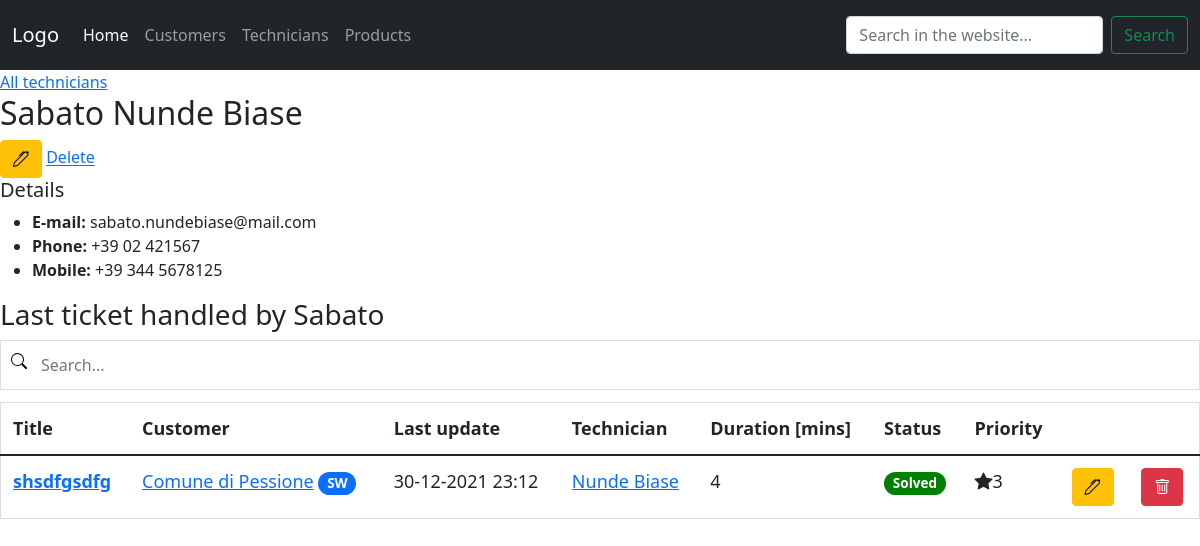
The page /technician/4 on the database its author committed.
### hotline/models.py (models this page shows)
class technician(models.Model):
    first_name = models.CharField(max_length=50)
    last_name = models.CharField(max_length=50)
    office_phone = models.CharField(max_length=15, null=True, blank=True)
    mobile_phone = models.CharField(max_length=15, null=True, blank=True)
    email = models.CharField(max_length=100, null=True, blank=True)
    department_id = ForeignKey('department', on_delete=models.PROTECT)
    def __str__(self):
        return self.last_name

class ticket(models.Model):
    PRIORITY_LEVELS = [
        ('1','low'),
        ('2','medium'),
        ('3','high'),
        ('4','urgent')
    ]
    customer_id = models.ForeignKey('customer', on_delete=models.PROTECT)
    technician_id = models.ForeignKey('technician', on_delete=models.PROTECT)
    products = models.ManyToManyField('product', blank=True)
    title = models.CharField(max_length=255, blank=True)
    updated_at = models.DateTimeField(auto_now=True)
    notes = models.TextField(blank=True)
    duration = models.IntegerField()
    status_id = models.ForeignKey('status', default='1', on_delete=models.PROTECT)
    priority = models.CharField(max_length=10, default='low', choices=PRIORITY_LEVELS, null=True, blank=True)
    created_at = models.DateTimeField(auto_now_add=True)
    order_number = models.IntegerField(null=True, blank=True)
    def __str__(self):
        return self.title.upper() + ' for ' + self.customer_id.name.upper() + ' by ' + self.technician_id.last_name.upper()

class customer(models.Model):
    name = models.CharField(max_length=255)
    reference = models.CharField(max_length=255)
    reference_phone = models.CharField(max_length=50, null=True, blank=True)
    reference_email = models.CharField(max_length=50, null=True, blank=True)
    address = models.CharField(max_length=255, null=True, blank=True)
    phone = models.CharField(max_length=255, null=True, blank=True)
    sw_contract = BooleanField(default=False)
    hw_contract = BooleanField(default=False)
    def __str__(self):
        return self.name

class status(models.Model):
    STATUS_COLORS = [     # Values from pill badges in Bootstrap
        ('red','red'),
        ('orange','orange'),
        ('grey','grey'),
        ('green','green')
    ]
    name = models.CharField(max_length=50, default='pending')
    color = models.CharField(max_length=50, default='red', choices=STATUS_COLORS)
    def __str__(self):
        return self.name

### hotline/views.py (the view)
# urls.py: path('technician/<str:pk>', views.technician_detail, name="technician_detail"),
def technician_detail(request, pk):
    my_technician = technician.objects.get(id=pk)
    tickets = all_tickets.filter(technician_id=pk).order_by('-updated_at')
    context = {
        'my_technician': my_technician,
        'tickets': tickets
    }
    return render(request, 'hotline/technician_detail.html', context)

### hotline/templates/hotline/technician_detail.html
{% extends 'hotline/home.html' %}
{% block content %}
<a href="{% url 'technician_list' %}">All technicians</a>
<h2>{{ my_technician.first_name }} {{ my_technician.last_name }}</h2>
<a href="{% url 'update_technician' my_technician.id %}"><span class="btn btn-warning"><i class="bi bi-pen"></i></span></a> <a href="#">Delete</a>
<h5>Details</h5>
<ul>
    <li><b>E-mail:</b> {{ my_technician.email }}</li>
    <li><b>Phone:</b> {{ my_technician.office_phone }}</li>
    <li><b>Mobile:</b> {{ my_technician.mobile_phone }}</li>
</ul>
<h3>Last ticket handled by {{ my_technician.first_name }}</h3>
{% include 'hotline/ticket_table.html' %}
{% endblock %}

### hotline/templates/hotline/ticket_table.html (shortened to what this page needs)
<div class="ticket-table table-responsive">
    <input type="text" id="SearchInput" onkeyup="filterTable()" placeholder="Search..." title="Type in a name">
    <table id="searchableTable" class="table table-hover">
        <thead class="thead dark">
            <tr>
                <th scope="col">Title</th>
                <th scope="col">Customer</th>
                <th scope="col">Last update</th>
                <th scope="col">Technician</th>
                <th scope="col">Duration [mins]</th>
                <th scope="col">Status</th>
                <th scope="col">Priority</th>
                <th scope="col">
                </th>
                <th scope="col">
                </th>
            </tr>
        </thead>
        <tbody>
            {% if tickets %}
            {% for ticket in tickets %}
            <tr>
                <td><a href="{% url 'ticket_detail' ticket.id %}"><b>{{ticket.title}}</b></a></td>
                <td><a href="{% url 'customer_detail' ticket.customer_id.id %}">{{ticket.customer_id}}</a>
                    {% if ticket.customer_id.sw_contract == True %}
                    <span class="badge rounded-pill bg-primary" data-bs-toogle="tooltip" data-bs-placement="top"
                        title="SOFTWARE maintenance contract for {{current_year}}">SW</span>
                    {% endif %}
                </td>
                <td>{{ticket.updated_at|date:"d-m-Y H:m"}}</td>
                <td><a href="{% url 'technician_detail' ticket.technician_id.id %}">
                        {{ticket.technician_id}}</a></td>
                <td>{{ticket.duration}}</td>
                <td><span class="badge rounded-pill"
                        style="background-color: {{ ticket.status_id.color }} !important;">{{ticket.status_id}}</span>
                </td>
                <td>
                    <span class="bi bi-star-fill">{{ ticket.priority }}</span>
                </td>
                <td><a href="{% url 'update_ticket' ticket.id %}"><span class="btn btn-warning"><i
                                class="bi bi-pen"></i></span></a></td>
                <td><span class="btn btn-danger" data-bs-toggle="modal" data-bs-target="#deleteModal"><i
                            class="bi bi-trash"></i></span></td>
            </tr>
            {% endfor %}
            {% else %}
            <tr style="color: grey;">No tickets</tr>
            {% endif %}
        </tbody>
    </table>
</div>

### static/css/style.css (style rules this page uses)
#SearchInput { background-image: url('../images/search.svg'); background-position: 10px 12px; background-repeat: no-repeat; width: 100%; font-size: 16px; padding: 12px 20px 12px 40px; border: 1px solid #ddd; margin-bottom: 12px; }
#searchableTable { border-collapse: collapse; width: 100%; border: 1px solid #ddd; font-size: 18px; }
#searchableTable th, #searchableTable td { text-align: left; padding: 12px; }
#searchableTable tr { border-bottom: 1px solid #ddd; }

### rows shown on the page
technician: first_name "Sabato", last_name "Nunde Biase", email "sabato.nundebiase@mail.com", office_phone "+39 02 421567", mobile_phone "+39 344 5678125"
ticket: title "shsdfgsdfg", customer_id "Comune di Pessione", updated_at "30-12-2021 23:12", technician_id "Nunde Biase", duration "4", status_id "Solved", priority "3"
